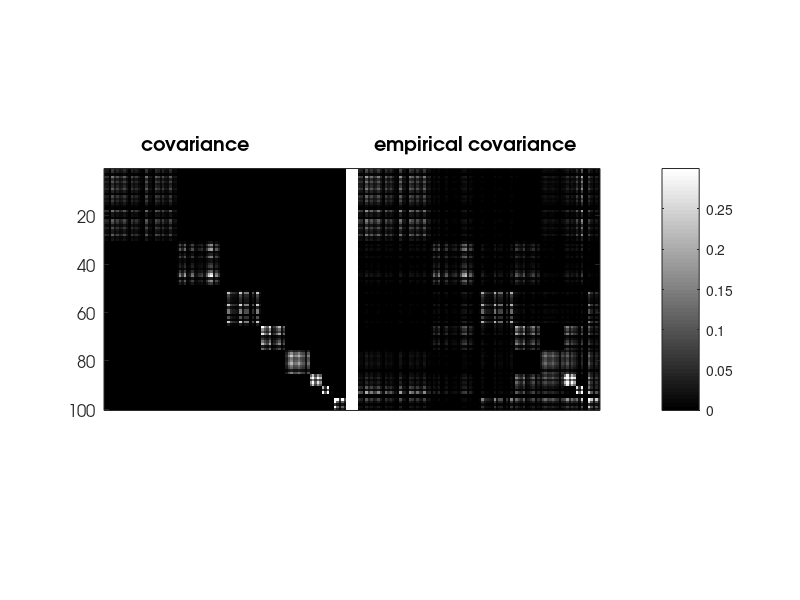
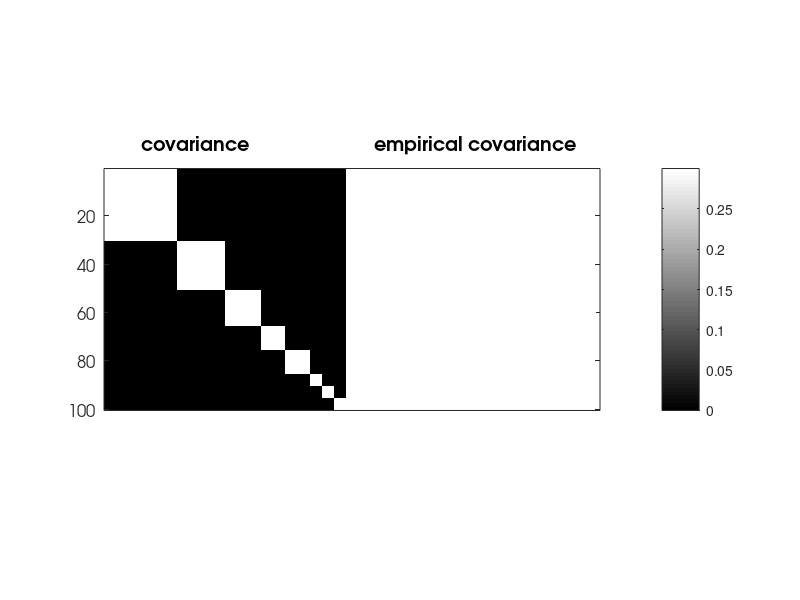

Recreate these plots in MATLAB, in order. (Note: this script raises an error after producing the figures.)
%
%        SYNTHETIC EXPERIMENT FOR REGULARIZED k-SPCA
%
% Regularized problem for simultaneaously sparse and low rank matrices
%
%       min_X |A-X|^2+lambda*|X|_1+mu*|X|_tr
%
%
%
% 
%%%%%%%%%%%%
% Marina Vinyes and Guillaume Obozinski, 2016
% %%%%%%%%%%%%

%% add paths
clc; clear all;
addpath('../main');
addpath('../active-set');
addpath('../atom-selection');
addpath('../utils');
addpath('../other');

%% Experimental Setting
% n: nb samples 
% p: dimension
% k: block size kxk
% lambda: regularization parameter
% sigma: noise
n=20;
p=100;
sigma=0;
lambda=.1;
mu=.1;

%% block diagonal covariance with 5 blocks of different sizes
block_sz=[30 20 15 10 10 5 5 5];
nblocs=length(block_sz);
a=cell(1,nblocs);
C=zeros(p);
deb=1;
for i=1:nblocs %nombre de blocs
    fin=deb+block_sz(i)-1;
    a{i}=sparse(p,1);
    a{i}(deb:fin,1)=randn(block_sz(i),1);
    a{i}=a{i}/norm(a{i});
    C=C+a{i}*a{i}';
    deb=deb+block_sz(i);
end

%% output
out_as.cpu=[];
out_as.na=[];
out_as.qp=[];
out_as.hessian=[];
out_as.time=[];
out_bcd.cpu=[];
out_cndg.cpu=[];

%% data
mu = zeros(1,p); % vector of means
Y = mvnrnd(mu, C+sigma^2*eye(p), n)';
S=cov(Y');

%%
%% fcgan
param.method='asqp';
param.lambda=lambda;
param.mu=mu;
param.max_nb_atoms=500; % Right now the code assumes that both are the same
param.max_nb_iter=500;
max_iter_fw=500;
param.epsStop=1e-5;
param.debug=false;
param.lmo=@lmo_chain_lgl;
param.ws=1;

%%
figure(1);
imagesc([abs(C(1:100,1:100)) ones(100,5) abs(S(1:100,1:100))]); colormap gray;
hTitle=title('   covariance                         empirical covariance');
% set(gca,'XTick',0:20:135,'YTick',0:10:40);
h1=xlabel('');
h2=ylabel('');
set(h1,'Visible','off');
set(gca,'FontName','AvantGarde','FontWeight','normal','FontSize',12);
set(hTitle,'FontName','AvantGarde','FontSize',14,'FontWeight','bold');
set(h2,'FontName','AvantGarde','FontSize',14,'FontWeight','normal');
set(gca,'xtick',[])
caxis([0, 0.3]);
colorbar;
pbaspect([(2*100+5)/100 1 1]);

figure(2);
imagesc([(C(1:100,1:100)~=0) ones(100,5) (S(1:100,1:100)~=0)]); colormap gray;
hTitle=title('   covariance                         empirical covariance');
% set(gca,'XTick',0:20:135,'YTick',0:10:40);
h1=xlabel('');
h2=ylabel('');
set(h1,'Visible','off');
set(gca,'FontName','AvantGarde','FontWeight','normal','FontSize',12);
set(hTitle,'FontName','AvantGarde','FontSize',14,'FontWeight','bold');
set(h2,'FontName','AvantGarde','FontSize',14,'FontWeight','normal');
set(gca,'xtick',[])
caxis([0, 0.3]);
colorbar;
pbaspect([(2*100+5)/100 1 1]);

%% algorithm
[x, as, hist, iter] = cgan_tr_l1(S,param);



% %% param
% 
% param.f=4;
% param.diag=0;
% param.PSD=true;
% param.max_nb_main_loop=20;
% param.powerIter=100;
% param.stPtPowerIter=1000;
% param.niterPS=10000;%5000
% param.epsStop=1e-8;
% param.PSdualityEpsilon=1e-3;
% param.k=0;
% param.PSmu=0; %strong convexity
% param.verbose=1;
% param.debug=0;
% param.sloppy=0;
% param.max_nb_atoms=param.max_nb_main_loop*param.niterPS;
% param.cardfun=inf*ones(1,p);
% param.cardfun(10)=1;
% %%
% 
% param.lambda=lambda;
% %% as quadprog
% param.opt='asqp';
% [Z_as, ActiveSet_as, hist_as, param_as, flaga_as, it_as] = cgan_spca(inputData,param);
% dg_as=hist_as.dg_sup;
% tt_as=hist_as.time_sup;
% fprintf('lambda=%f\n',lambda);
% fprintf('......tt=%f dg=%f\n',hist_as.time(end),hist_as.dg(end));
% 
% %% as quadprog
% param.sloppy=0;
% param.max_nb_main_loop=10;
% param.opt='proxbcd';
% param.nbMainLoop=20;
% [Z_bcd, ActiveSet_bcd, hist_bcd, param_bcd, flag_bcd,it_bcd] = cgan_spca(inputData,param);
% fprintf('......tt=%f dg=%f\n',hist_bcd.time(end),hist_bcd.dg(end));
% dg_bcd=hist_bcd.dg_sup;
% tt_bcd=hist_bcd.time_sup;
% 
% 
% %% Duality Gap Figure
% 
% xplot{1}=tt_bcd;
% xplot{2}=tt_as;
% yplot{1}=dg_bcd;
% yplot{2}=dg_as;
% colors = [0 0 0
%     1 0 0];
% legendStr={'bcd','cg'};
% 
% figure(1)
% for i=1:2
% loglog(xplot{i},yplot{i},'-','LineWidth',2,'Color',colors(i,:),'DisplayName',legendStr{i}); 
% hold on
% end
% title('duality gap lgl');
% legend('show','Location','southwest');
% grid on
% hold off
% 
% 
% xplot{1}=hist_bcd.time;
% xplot{2}=hist_as.time;
% yplot{1}=hist_bcd.dg;
% yplot{2}=hist_as.dg;
% colors = [0 0 0
%     1 0 0];
% legendStr={'bcd','cg'};
% 
% figure(2)
% for i=1:2
% loglog(xplot{i},yplot{i},'-','LineWidth',2,'Color',colors(i,:),'DisplayName',legendStr{i}); 
% hold on
% end
% title('duality gap lgl');
% legend('show','Location','southwest');
% grid on
% hold off
% 
